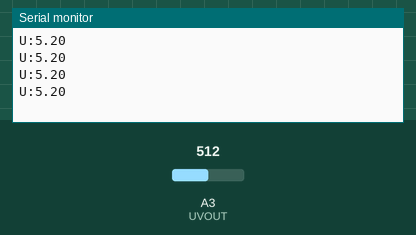
The sketch below on a simulated Arduino Uno, built with avr-gcc and run on an emulated ATmega328P. On the bench: the last lines printed to the serial monitor. The test bench sets the inputs (shaded band); at power-on: A3 (UVOUT) = 512.

Above: at 3.4 s.
3.5 s: A3 (UVOUT) set to 684
At 4.8 s:
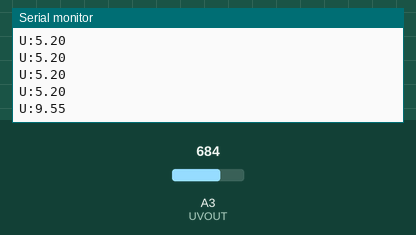
5.0 s: A3 (UVOUT) set to 710
At 5.6 s:
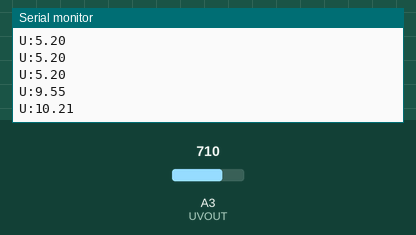
Timing chart, 0 to 8.0 s (numbered marks = the images above; inputs shaded):
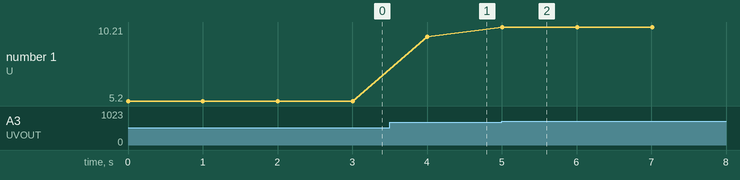

The sketch:

uvradiation-ml8511.ino
```cpp
// Setup UV Sensor (ML8511) Pins
int UVOUT = A3;
int DELAY = 1000;

void setup() {
  Serial.begin(9600);

  pinMode(UVOUT, INPUT);
  analogReference(EXTERNAL);
}

void loop() {
  if (Serial.available() > 0) {
    DELAY = Serial.parseInt();

    Serial.print("M:");
    Serial.println(DELAY);
  }

  int uvLevel = averageAnalogRead(UVOUT);
  int refLevel = 1023;
  float outputVoltage = 3.3 / refLevel * uvLevel;
  // mW/cm^2
  float uvIntensity = mapfloat(outputVoltage, 0.99, 2.9, 0.0, 15.0);

  //Serial.print("MP8511 Output: ");
  //Serial.println(uvLevel);
  //Serial.print("MP8511 voltage: ");
  //Serial.println(outputVoltage);
  //Serial.print("UV Intensity (mW/cm^2): ");
  Serial.print("U:");
  Serial.println(uvIntensity<0?0:uvIntensity);

  delay(DELAY);

}

//Takes an average of readings on a given pin
//Returns the average
int averageAnalogRead(int pinToRead)
{
  byte numberOfReadings = 8;
  unsigned int runningValue = 0;

  for(int x = 0 ; x < numberOfReadings ; x++)
    runningValue += analogRead(pinToRead);
  runningValue /= numberOfReadings;

  return(runningValue);
}

//The Arduino Map function but for floats
//From: http://forum.arduino.cc/index.php?topic=3922.0
float mapfloat(float x, float in_min, float in_max, float out_min, float out_max)
{
  return (x - in_min) * (out_max - out_min) / (in_max - in_min) + out_min;
}
```

Measured:
- after the input at 3.5 s, the serial monitor: prints a new line after 0.51 s (image 1)
- after the input at 5.0 s, the serial monitor: prints a new line at once (image 2)
- plotted number 1: 5.2 → 9.55 after the input at 3.5 s, 9.55 → 10.21 after the input at 5.0 s
